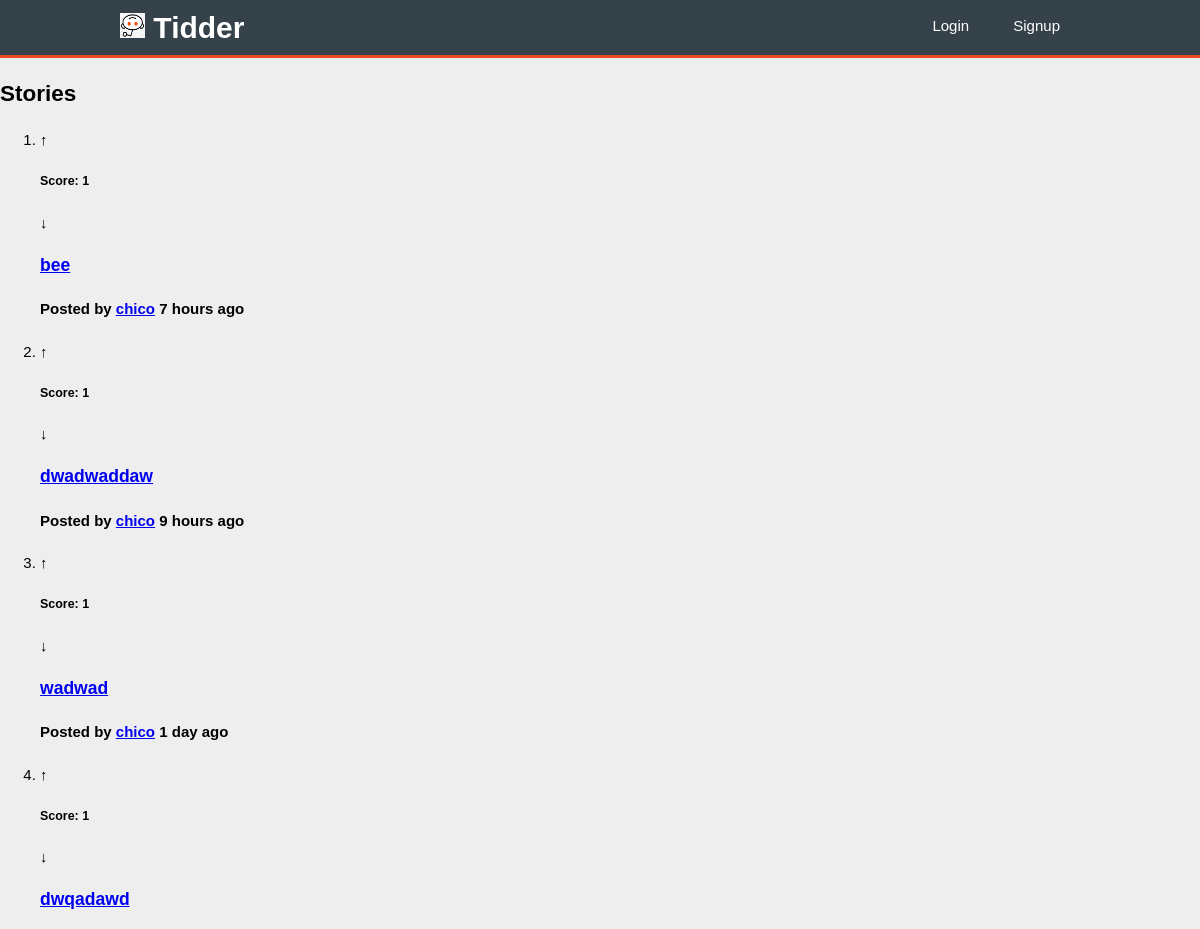
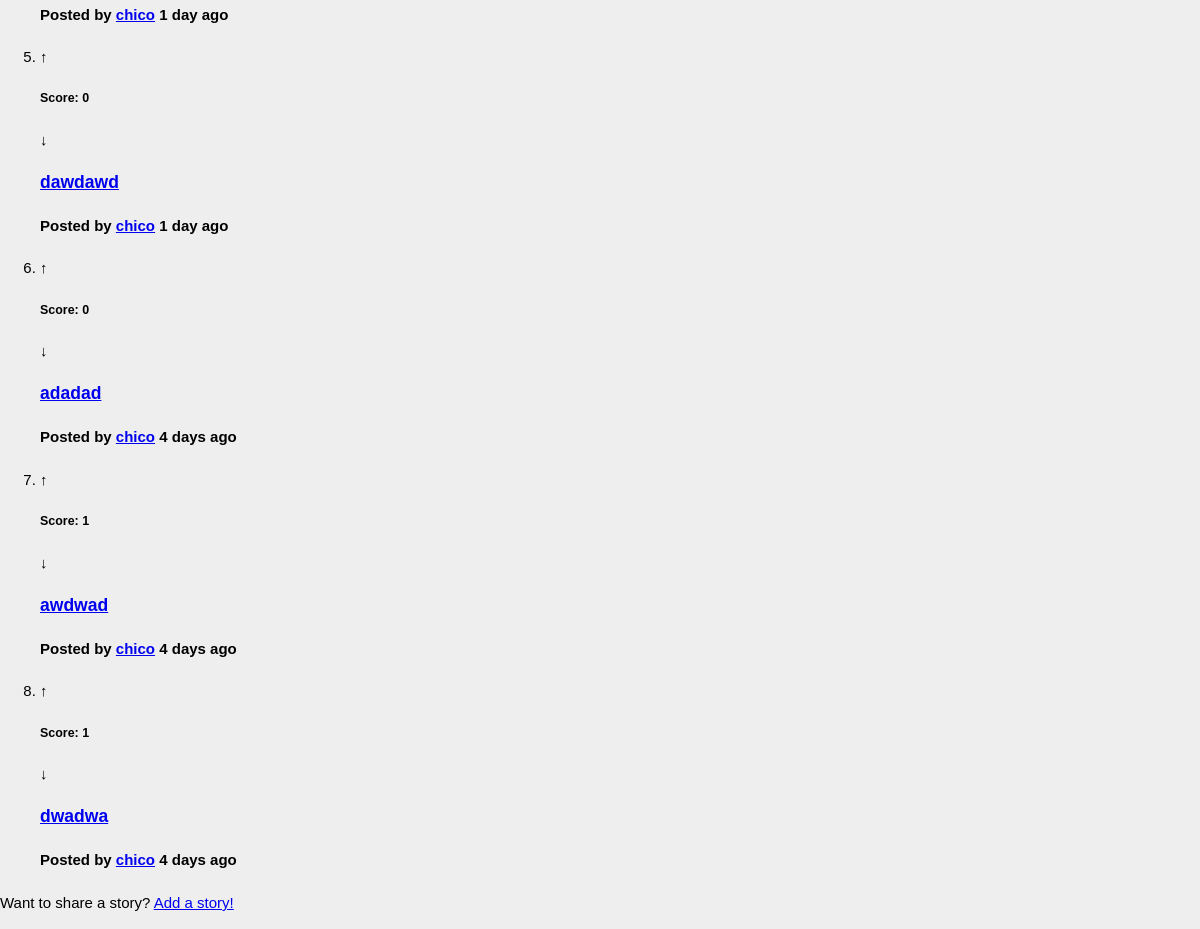
/pages/stories.php, run on the app's committed database (2 pictures, top to bottom).
### tables this page shows
CREATE TABLE opinion (
    opinion_id INTEGER NOT NULL PRIMARY KEY AUTOINCREMENT,
	parent_id INTEGER REFERENCES opinion(opinion_id),
    opinion_title VARCHAR,
    opinion_text VARCHAR NOT NULL,
	posted DATETIME NOT NULL,
    user_id INTEGER NOT NULL REFERENCES user
);

### pages/stories.php (called while the page is built, shortened)
<?php
	include_once('../includes/date.php');
	include_once('../database/db_story.php');
	include_once('../templates/tpl_common.php');
	include_once('../templates/tpl_stories.php');
	$stories = array_reverse(getAllStories());
	$now = time();
	for($i = 0; $i < count($stories); $i++){
		$stories[$i]['username'] = getUserName($stories[$i]['user_id']);
		$stories[$i]['score'] = getScore($stories[$i]['opinion_id']);
	}
	$page = 'stories.php';
	draw_header(true);
	draw_stories($stories,true);
	draw_footer();
?>

### database/db_story.php (called while the page is built, shortened)
<?php
	function getAllStories() {
		$db = Database::instance()->db();
		$stmt = $db->prepare('SELECT * FROM opinion WHERE parent_id IS NULL');
		$stmt->execute();
		return $stmt->fetchAll();
	}
?>

### includes/date.php (called while the page is built, shortened)
<?php
	function deltaTime($now, $date){
		$time = strtotime($date);
		$delta = $now - $time;
		if(!floor($delta/86400)){
			$time_word = (floor($delta/3600) == 1 ? ' hour ' : ' hours ');
			return floor($delta/3600).$time_word.'ago';
		}
		if(!floor($delta/2592000)){
			$time_word = (floor($delta/86400) == 1 ? ' day ' : ' days ');
			return floor($delta/86400).$time_word.'ago';
		}
		$time_word = (floor($delta/31104000) == 1 ? ' year ' : ' years ');
		return floor($delta/31104000).$time_word.'ago';
	}
?>

### templates/tpl_stories.php (the view)
<?php function draw_stories($stories, $not_profile){ ?>
        <section id="stories">
		<header>
			<h2>Stories</h2>
		</header>
		<ol>
        <?php
            foreach($stories as $story)
				draw_story($story);
		?>
		</ol>
		<?php if($not_profile){?>
		<footer>
			<p>Want to share a story? <a href="add_story.php">Add a story!</a></p>
		</footer>
		<?php } ?>
		 </section>
		<?php } ?>
    <?php function draw_story($story) {
		global $now;?>
		<li>
        <article class="story" data-id="<?=$story['opinion_id']?>">
				<div class="upvote" role="button" data-value="<?=$story['vote']?>">&#8593;</div>
				<h5>Score: <?=$story['score']?></h5>
				<div class="downvote" role="button" data-value="<?=$story['vote']?>">&#8595;</div>
				<h3><a href="story.php?story_id=<?=$story['opinion_id']?>"><?=$story['opinion_title']?></a></h3>
				<h4>Posted by <a href="<?='profile.php?username='.urlencode($story['username'])?>"><?=$story['username']?></a> <?=deltaTime($now, $story['posted'])?></h4>
		</article>
		</li>
    <?php } ?>

### templates/tpl_common.php (shortened to what this page needs)
<?php
function draw_header($isnt_login_signup) {
	global $page;
?>
<!DOCTYPE html>
<html lang="en-US">
<head>
	<link rel="stylesheet" type="text/css" href="../css/style.css">
</head>
<body>
	<header>
		<div class = "container">
			<h1>
				<a href="../index.php">
					<img src="../pictures/default.jpg" alt="icon" width = "25" height = "25"> Tidder
				</a>
			</h1>
			<?php if(!isset($_SESSION['user_id'])) {
					if($isnt_login_signup) { ?>
					<nav>
						<ul>
							<li><a href='../pages/login.php?redirect=<?=urlencode($page)?>''>Login</a></li>
							<li><a href='../pages/signup.php?redirect=<?=urlencode($page)?>'>Signup</a></li>
						</ul>
					</nav>
			<?php }
			} ?>
		</div>
	</header>
<?php
}
function draw_footer() {?>
	</body>
</html>
<?php } ?>

### css/style.css (style rules this page uses)
:root { --main-bg-color: #eee; --section-login-bg-color: white; --section-login-border-color: #ddd; --section-login-footer-bg-color: #eef; --button-bg-color: #bbf; --button-hover-bg-color: #aaf; }
.container { width: 80%; margin: 0px auto; overflow: hidden; }
body > header { background-color: #35424a; color: #ffffff; padding-top: 5px; min-height: 50px; border-bottom: #e8491d 3px solid; }
body > header a { color: #ffffff; text-decoration: none; }
body > header ul { padding: 0; margin: 0; }
body > header li { display: inline; padding: 0 20px; }
body > header h1 { float: left; margin: 0; }
body > header nav { float: right; margin-top: 10px; }
body { font: 15px/1.5 Arial, Helvetica, sans-serif; padding: 0; margin: 0; background-color: var(--main-bg-color); }

### data on the page
opinion: user "1", opinion_title "bee", username "chico", posted "7 hours ago"
opinion: user "1", opinion_title "dwadwaddaw", username "chico", posted "9 hours ago"
opinion: user "1", opinion_title "wadwad", username "chico", posted "1 day ago"
opinion: user "1", opinion_title "dwqadawd", username "chico", posted "1 day ago"
opinion: score "0", opinion_title "dawdawd", username "chico", posted "1 day ago"
opinion: score "0", opinion_title "adadad", username "chico", posted "4 days ago"
opinion: user "1", opinion_title "awdwad", username "chico", posted "4 days ago"
opinion: user "1", opinion_title "dwadwa", username "chico", posted "4 days ago"
